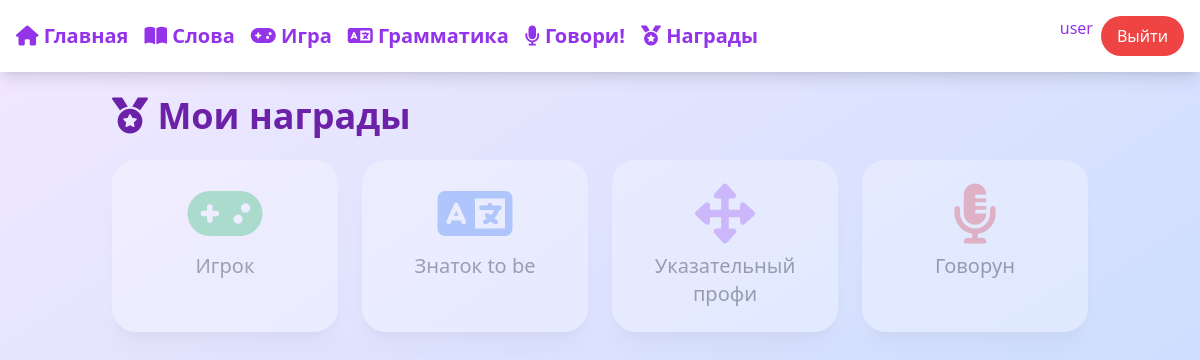
Screenshot of /awards/ (signed in) with the database file from the repository.
### main/models.py (models this page shows, shortened)
class Achievement(models.Model):
    code = models.CharField(max_length=50, unique=True)   # 'game', 'grammar_am', ...
    name = models.CharField(max_length=100)               # 'Игрок', 'Знаток to be'
    description = models.TextField(blank=True)

### main/views.py (the view)
# urls.py: path('awards/', views.awards_view, name='awards'),
@login_required
def awards_view(request):
    user_achievements = UserAchievement.objects.filter(user=request.user).values_list('achievement__code', flat=True)
    all_achievements = Achievement.objects.all()
    context = {
        'user_achievements': list(user_achievements),
        'all_achievements': all_achievements,
    }
    return render(request, 'main/awards.html', context)

### main/templates/main/awards.html (shortened to what this page needs)
{% extends 'main/base.html' %}
{% block content %}
<h2 class="text-4xl font-bold mb-6 text-purple-800"><i class="fas fa-medal"></i> Мои награды</h2>
<div class="grid grid-cols-2 md:grid-cols-4 gap-6">
    {% for ach in all_achievements %}
        <div class="bg-white p-6 rounded-3xl shadow-xl text-center {% if ach.code in user_achievements %}opacity-100{% else %}opacity-30{% endif %}">
            {% if ach.code == 'game' %}
                <i class="fas fa-gamepad text-6xl text-green-500"></i>
            {% elif ach.code == 'grammar_am' %}
                <i class="fas fa-language text-6xl text-blue-500"></i>
            {% elif ach.code == 'grammar_this' %}
                <i class="fas fa-arrows-alt text-6xl text-purple-500"></i>
            {% elif ach.code == 'speaking' %}
                <i class="fas fa-microphone-alt text-6xl text-red-500"></i>
            {% else %}
                <i class="fas fa-medal text-6xl text-yellow-500"></i>
            {% endif %}
            <p class="text-xl mt-2">{{ ach.name }}</p>
        </div>
    {% endfor %}
</div>
{% endblock %}

### main/templates/main/base.html (shortened to what this page needs)
<!DOCTYPE html>
<html lang="ru">
<head>
    <script src="https://cdn.tailwindcss.com"></script>
    <link rel="stylesheet" href="https://cdnjs.cloudflare.com/ajax/libs/font-awesome/6.0.0-beta3/css/all.min.css">
</head>
<body class="bg-gradient-to-br from-purple-100 to-blue-200 min-h-screen">
    <nav class="bg-white shadow-lg p-4 flex flex-wrap justify-between items-center">
        <div class="flex space-x-4">
            <a href="{% url 'index' %}" class="text-xl font-bold text-purple-600"><i class="fas fa-home"></i> Главная</a>
            {% if user.is_authenticated %}
                <a href="{% url 'words' %}" class="text-xl font-bold text-purple-600"><i class="fas fa-book-open"></i> Слова</a>
                <a href="{% url 'game' %}" class="text-xl font-bold text-purple-600"><i class="fas fa-gamepad"></i> Игра</a>
                <a href="{% url 'grammar' %}" class="text-xl font-bold text-purple-600"><i class="fas fa-language"></i> Грамматика</a>
                <a href="{% url 'speaking' %}" class="text-xl font-bold text-purple-600"><i class="fas fa-microphone"></i> Говори!</a>
                <a href="{% url 'awards' %}" class="text-xl font-bold text-purple-600"><i class="fas fa-medal"></i> Награды</a>
            {% endif %}
        </div>
        <div class="flex space-x-2">
            {% if user.is_authenticated %}
                <span class="text-purple-600">{{ user.username }}</span>
                <form method="post" action="{% url 'logout' %}" class="inline">
                    <button type="submit" class="bg-red-500 text-white px-4 py-2 rounded-full hover:bg-red-600 transition">
                        Выйти
                    </button>
                </form>
            {% endif %}
        </div>
    </nav>
    <div class="container mx-auto p-6">
        {% block content %}{% endblock %}
    </div>
</body>
</html>

### rows the page displays
Achievement: code "game" (drawn), name "Игрок"
Achievement: code "grammar_am" (drawn), name "Знаток to be"
Achievement: code "grammar_this" (drawn), name "Указательный профи"
Achievement: code "speaking" (drawn), name "Говорун"

### other values shown
{{ user.username }} "user"
